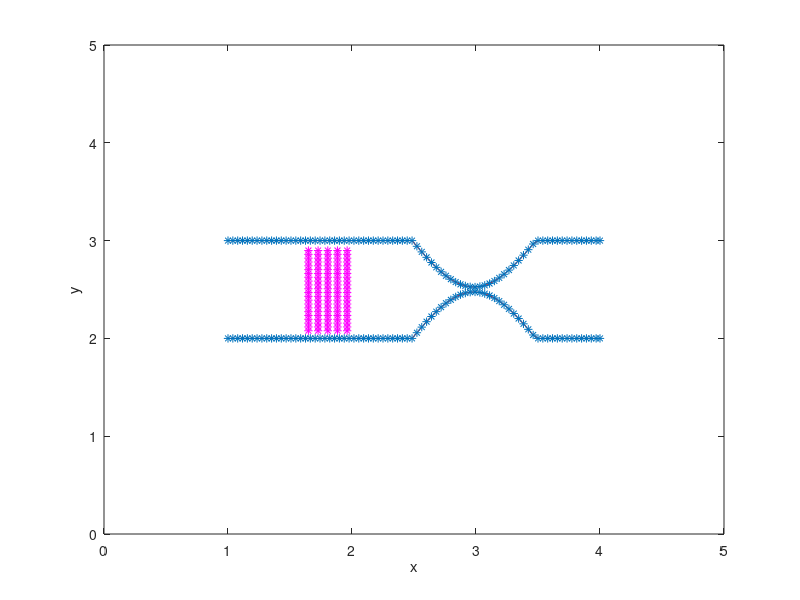

The MATLAB script that drew this image:
%-------------------------------------------------------------------------------------------------------------------%
%
% IB2d is an Immersed Boundary Code (IB) for solving fully coupled non-linear 
% 	fluid-structure interaction models. This version of the code is based off of
%	Peskin's Immersed Boundary Method Paper in Acta Numerica, 2002.
%
% Author: Nicholas A. Battista
% Email:  nick.battista@unc.edu
% Date Created: May 27th, 2015
% Institution: UNC-CH
%
% This code is capable of creating Lagrangian Structures using:
% 	1. Springs
% 	2. Beams (*torsional springs)
% 	3. Target Points
%	4. Muscle-Model (combined Force-Length-Velocity model, "HIll+(Length-Tension)")
%
% One is able to update those Lagrangian Structure parameters, e.g., spring constants, resting %%	lengths, etc
% 
% There are a number of built in Examples, mostly used for teaching purposes. 
% 
% If you would like us %to add a specific muscle model, please let Nick (nick.battista@unc.edu) know.
%
%--------------------------------------------------------------------------------------------------------------------%

%%%%%%%%%%%%%%%%%%%%%%%%%%%%%%%%%%%%%%%%%%%%%%%%%%%%%%%%%%%%%%%%%%%%%%%%%%%%%%%%%%%%%%
%
% FUNCTION: creates the HEART-TUBE-EXAMPLE geometry and prints associated input files
%
%%%%%%%%%%%%%%%%%%%%%%%%%%%%%%%%%%%%%%%%%%%%%%%%%%%%%%%%%%%%%%%%%%%%%%%%%%%%%%%%%%%%%%

function HeartTube()

%
% Grid Parameters (MAKE SURE MATCHES IN input2d !!!)
%
Nx =  64;        % # of Eulerian Grid Pts. in x-Direction (MUST BE EVEN!!!)
Ny =  64;        % # of Eulerian Grid Pts. in y-Direction (MUST BE EVEN!!!)
Lx = 5.0;        % Length of Eulerian Grid in x-Direction
Ly = 5.0;        % Length of Eulerian Grid in y-Direction


% Immersed Structure Geometric / Dynamic Parameters %
ds = Lx/(2*Nx);  % Lagrangian Spacing
d = 1.0;         % Diameter of the tube
L = 3.0;         % Length of the heart-tube
struct_name = 'HeartTube'; % Name for .vertex, .spring, etc files.


% Call function to construct geometry
[xLag,yLag] = give_Me_Immsersed_Boundary_Geometry(ds,L,d,Lx,Ly);
[xT,yT] = give_Me_Tracer_Points(ds,0.5,2.5,2.5,d,L);


% Plot Geometry to test
plot(xLag(1:end/2),yLag(1:end/2),'r-'); hold on;
plot(xLag(end/2+1:end),yLag(end/2+1:end),'r-'); hold on;
plot(xLag,yLag,'*'); hold on;
plot(xT,yT,'m*'); hold on;
xlabel('x'); ylabel('y');
axis([0 Lx 0 Ly]);


% Prints .vertex file!
print_Lagrangian_Vertices(xLag,yLag,struct_name);

% Prints .tracer file!
print_Lagrangian_Tracers(xT,yT,struct_name)

% Prints .spring file!
k_Spring = 1e7;
print_Lagrangian_Springs(xLag,yLag,k_Spring,ds,struct_name);

% Prints .muscle file!
%LFO = d; SK = 0.3; a = 0.25; b = 4.0; Fmax = 1e5;
%print_Lagrangian_Muscles(xLag,LFO,SK,a,b,Fmax,struct_name)


% Prints .beam file!
k_Beam = 7.5e7; C = 0.0;
print_Lagrangian_Beams(xLag,k_Beam,C,struct_name);


% Prints .target file!
k_Target = 1e6;
print_Lagrangian_Target_Pts(xLag,k_Target,struct_name);

%%%%%%%%%%%%%%%%%%%%%%%%%%%%%%%%%%%%%%%%%%%%%%%%%%%%%%%%%%%%%%%%%%%%%%%%
%
% FUNCTION: prints VERTEX points to a file called rubberband.vertex
%
%%%%%%%%%%%%%%%%%%%%%%%%%%%%%%%%%%%%%%%%%%%%%%%%%%%%%%%%%%%%%%%%%%%%%%%%

function print_Lagrangian_Vertices(xLag,yLag,struct_name)

    N = length(xLag);

    vertex_fid = fopen([struct_name '.vertex'], 'w');

    fprintf(vertex_fid, '%d\n', N );

    %Loops over all Lagrangian Pts.
    for s = 1:N
        X_v = xLag(s);
        Y_v = yLag(s);
        fprintf(vertex_fid, '%1.16e %1.16e\n', X_v, Y_v);
    end

    fclose(vertex_fid); 
    
%%%%%%%%%%%%%%%%%%%%%%%%%%%%%%%%%%%%%%%%%%%%%%%%%%%%%%%%%%%%%%%%%%%%%%%%
%
% FUNCTION: prints TRACER points to a file called rubberband.vertex
%
%%%%%%%%%%%%%%%%%%%%%%%%%%%%%%%%%%%%%%%%%%%%%%%%%%%%%%%%%%%%%%%%%%%%%%%%

function print_Lagrangian_Tracers(xLag,yLag,struct_name)

    N = length(xLag);

    vertex_fid = fopen([struct_name '.tracer'], 'w');

    fprintf(vertex_fid, '%d\n', N );

    %Loops over all Lagrangian Pts.
    for s = 1:N
        X_v = xLag(s);
        Y_v = yLag(s);
        fprintf(vertex_fid, '%1.16e %1.16e\n', X_v, Y_v);
    end

    fclose(vertex_fid);
    
%%%%%%%%%%%%%%%%%%%%%%%%%%%%%%%%%%%%%%%%%%%%%%%%%%%%%%%%%%%%%%%%%%%%%%%%
%
% FUNCTION: prints TARGET points to a file called rubberband.vertex
%
%%%%%%%%%%%%%%%%%%%%%%%%%%%%%%%%%%%%%%%%%%%%%%%%%%%%%%%%%%%%%%%%%%%%%%%%

function print_Lagrangian_Target_Pts(xLag,k_Target,struct_name)

    N = length(xLag); % Total Number of Lagrangian Pts
    num = 1;          % Number of target points on each end

    target_fid = fopen([struct_name '.target'], 'w');

    fprintf(target_fid, '%d\n', 4*num );

    %Loops over all Lagrangian Pts.
    %for s = 1:N
    
    
    %Left Bottom Target Points
    for s=1:num
        fprintf(target_fid, '%d %1.16e\n', s, k_Target);
    end
    
    %Right Bottom Target Points
    for s=(N/2)-(num-1):N/2
        fprintf(target_fid, '%d %1.16e\n', s, k_Target);
    end
    
    %Left Top Target Points
    for s=(N/2+1):(N/2+1)+(num-1)
        fprintf(target_fid, '%d %1.16e\n', s, k_Target);
    end
    
    %Right Top Target Points
    for s=N-(num-1):N
        fprintf(target_fid, '%d %1.16e\n', s, k_Target);
    end
        


    %end

    fclose(target_fid); 
    
    
%%%%%%%%%%%%%%%%%%%%%%%%%%%%%%%%%%%%%%%%%%%%%%%%%%%%%%%%%%%%%%%%%%%%%%%%%%%%%%%%%%%%%
%
% FUNCTION: prints BEAM (Torsional Spring) points to a file called rubberband.beam
%
%%%%%%%%%%%%%%%%%%%%%%%%%%%%%%%%%%%%%%%%%%%%%%%%%%%%%%%%%%%%%%%%%%%%%%%%%%%%%%%%%%%%%

function print_Lagrangian_Beams(xLag,k_Beam,C,struct_name)

    % k_Beam: beam stiffness
    % C: beam curvature
    
    N = length(xLag); % NOTE: Total number of beams = Number of Total Lag Pts. - 2

    beam_fid = fopen([struct_name '.beam'], 'w');

    fprintf(beam_fid, '%d\n', N - 4 );

    %spring_force = kappa_spring*ds/(ds^2);

    %BEAMS BETWEEN VERTICES
    for s = 2:N-1
            if  s <= N/2-1
                % Bottom of tube
                fprintf(beam_fid, '%d %d %d %1.16e %1.16e\n',s-1, s, s+1, k_Beam, C);  
            elseif ( ( s >= N/2+2 ) && ( s <= N-1 ) )
                % Top of Tube
                fprintf(beam_fid, '%d %d %d %1.16e %1.16e\n',s-1, s, s+1,   k_Beam, C);  
            end
    end
    fclose(beam_fid); 
    
    
    

    
    

    
%%%%%%%%%%%%%%%%%%%%%%%%%%%%%%%%%%%%%%%%%%%%%%%%%%%%%%%%%%%%%%%%%%%%%%%%
%
% FUNCTION: prints MUSCLE points to a file called "struct_name".muscle
%
%%%%%%%%%%%%%%%%%%%%%%%%%%%%%%%%%%%%%%%%%%%%%%%%%%%%%%%%%%%%%%%%%%%%%%%%

function print_Lagrangian_Muscles(xLag,LFO,SK,a,b,Fmax,struct_name)

    N = length(xLag); %Number of Lagrangian Pts. Total

    muscle_fid = fopen([struct_name '.muscle'], 'w');

    fprintf(muscle_fid, '%d\n', N/2-2 );

    %spring_force = kappa_spring*ds/(ds^2);

    %MUSCLES BETWEEN VERTICES
    for s = 2:N/2-1
            fprintf(muscle_fid, '%d %d %1.16e %1.16e %1.16e %1.16e %1.16e\n', s, s+N/2, LFO, SK, a,b,Fmax);  
    end
    fclose(muscle_fid);
    
    
    
    
    
    


%%%%%%%%%%%%%%%%%%%%%%%%%%%%%%%%%%%%%%%%%%%%%%%%%%%%%%%%%%%%%%%%%%%%%%%%
%
% FUNCTION: prints SPRING points to a file called rubberband.spring
%
%%%%%%%%%%%%%%%%%%%%%%%%%%%%%%%%%%%%%%%%%%%%%%%%%%%%%%%%%%%%%%%%%%%%%%%%

function print_Lagrangian_Springs(xLag,yLag,k_Spring,ds_Rest,struct_name)

    N = length(xLag); %Number of Lagrangian Pts. Total

    spring_fid = fopen([struct_name '.spring'], 'w');

    fprintf(spring_fid, '%d\n', N-2 + N/2 ); %(N-2) btwn adajcent Lag. Pts, (N/2) btwn opposite sides of HT

    %spring_force = kappa_spring*ds/(ds^2);

    %SPRINGS BETWEEN VERTICES
    for s = 1:N
            if s < N/2         
                fprintf(spring_fid, '%d %d %1.16e %1.16e\n', s, s+1, k_Spring, ds_Rest);  
            elseif ( ( s >= N/2+1 ) && ( s < N ) )
                %Case s=N
                fprintf(spring_fid, '%d %d %1.16e %1.16e\n', s, s+1, k_Spring, ds_Rest);  
            end
    end
    
    for s = 1:N/2
        x1 = xLag(s);   x2 = xLag(s+N/2);
        y1 = yLag(s);   y2 = yLag(s+N/2);
        d = sqrt( (x1-x2)^2 + (y1-y2)^2 );
        fprintf(spring_fid, '%d %d %1.16e %1.16e\n', s, s+N/2,   k_Spring/175, d); 
    end
    fclose(spring_fid); 
    
    

%%%%%%%%%%%%%%%%%%%%%%%%%%%%%%%%%%%%%%%%%%%%%%%%%%%%%%%%%%%%%%%%%%%%%%%%
%
% FUNCTION: creates the Lagrangian structure geometry
%
%%%%%%%%%%%%%%%%%%%%%%%%%%%%%%%%%%%%%%%%%%%%%%%%%%%%%%%%%%%%%%%%%%%%%%%%

function [xLag,yLag] = give_Me_Immsersed_Boundary_Geometry(ds,L,d,Lx,Ly)

% The immsersed structure is a straight heart-tube %
x1 = [-L/2:ds:L/2 L/2];             % Constructs x-Values for bottom of tube
y1 = -d/2*ones(1,length(x1)); % Constructs y-Values for bottom of tube

x2 = x1;                      % Constructs x-Values for top of tube
y2 = -y1;                     % Constructs y-Values for top of tube

x1 = x1 + Lx/2;               % Shift into correct box
x2 = x2 + Lx/2;                % Shift into correct box

y1 = y1 + Ly/2;               % Shift into correct box
y2 = y2 + Ly/2;               % Shift into correct box

xLag = [x1 x2];
yLag = [y1 y2];

N = length(xLag);             % Number of Lagrangian Pts.
L = 2.0;

xM = xLag(N/4);
for i=2:N/2-1
   x = xLag(i);
   delta = sin( (2*pi/L)*( (x - xM) ) );
   if x > xM
        if delta >= 0
            yLag(i) = y1(i) + 0.475*delta;
            yLag(N/2+i) = y2(i) - 0.475*delta;
        end
   end
    
end

%%%%%%%%%%%%%%%%%%%%%%%%%%%%%%%%%%%%%%%%%%%%%%%%%%%%%%%%%%%%%%%%%%%%%%%%
%
% FUNCTION: gives Tracer (x,y) locations (arbitrarily set)
%
%%%%%%%%%%%%%%%%%%%%%%%%%%%%%%%%%%%%%%%%%%%%%%%%%%%%%%%%%%%%%%%%%%%%%%%%

function [xT,yT] = give_Me_Tracer_Points(ds,r,x0,y0,w,L)

xR = x0 - r -ds;
xRM= xR-2*ds;
xM = xR-4*ds;
xLM= xR-6*ds;
xL = xR-8*ds;

y = (y0-w/2+2*ds:ds:y0+w/2-2*ds);

xR = xR*ones(1,length(y));
xRM= xRM*ones(1,length(y));
xM = xM*ones(1,length(y));
xLM= xLM*ones(1,length(y));
xL = xL*ones(1,length(y));

xT = [xR xRM xM xLM xL];
yT = [y y y y y];
